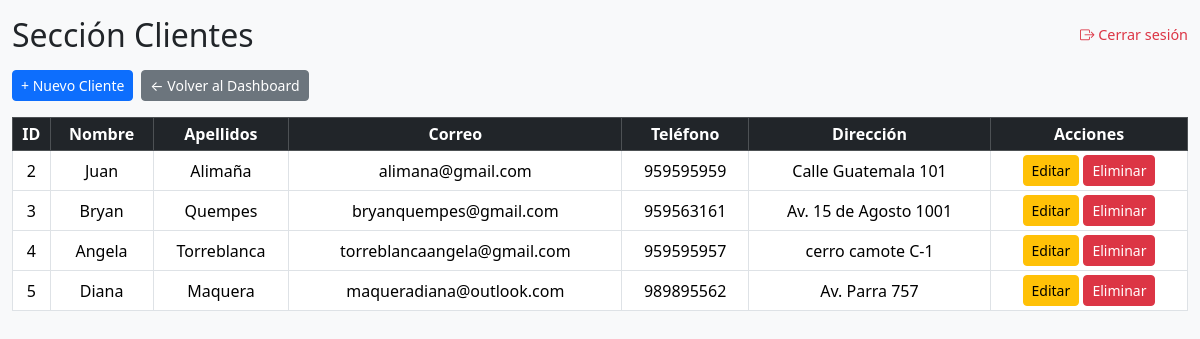
Page /vistas/clientes/index.php (signed in) on the committed database.
### tables this page shows
CREATE TABLE `clientes` (
  `ID_Cliente` int(11) NOT NULL,
  `Nombre` varchar(100) NOT NULL,
  `Apellidos` varchar(100) NOT NULL,
  `Correo` varchar(100) NOT NULL,
  `Telefono` varchar(20) DEFAULT NULL,
  `Direccion` varchar(100) DEFAULT NULL
);

### modelos/Cliente.php (called while the page is built, shortened)
<?php
class Cliente {
    public static function obtenerTodos() {
        $conexion = Conexion::conectar();
        $sql = "SELECT * FROM clientes";
        return $conexion->query($sql)->fetchAll(PDO::FETCH_ASSOC);
    }
}

### vistas/clientes/index.php (the view, shortened to what this page needs)
<?php
require_once(__DIR__ . '/../../modelos/Cliente.php');
$clientes = Cliente::obtenerTodos();
?>
<!DOCTYPE html>
<html lang="es">
<head>
    <link href="https://cdn.jsdelivr.net/npm/bootstrap@5.3.2/dist/css/bootstrap.min.css" rel="stylesheet">
    <link href="https://cdn.jsdelivr.net/npm/bootstrap-icons@1.10.5/font/bootstrap-icons.css" rel="stylesheet">
</head>
<body class="bg-light">
<div class="container-fluid py-3">
    <div class="d-flex justify-content-between align-items-center mb-3">
        <h2 class="m-0">Sección Clientes</h2>
        <a href="../../controladores/logout.php" class="logout-link">
            <i class="bi bi-box-arrow-right"></i> Cerrar sesión
        </a>
    </div>
    <div class="mb-3 d-flex gap-2 flex-wrap">
        <a href="crear.php" class="btn btn-sm btn-primary">+ Nuevo Cliente</a>
        <a href="../dashboard.php" class="btn btn-sm btn-secondary">← Volver al Dashboard</a>
    </div>
    <div class="table-responsive">
        <table class="table table-bordered table-hover table-sm bg-white align-middle text-center">
            <thead class="table-dark">
                <tr>
                    <th>ID</th>
                    <th>Nombre</th>
                    <th>Apellidos</th>
                    <th>Correo</th>
                    <th>Teléfono</th>
                    <th>Dirección</th>
                    <th>Acciones</th>
                </tr>
            </thead>
            <tbody>
                <?php if (!empty($clientes)): ?>
                    <?php foreach ($clientes as $cliente): ?>
                        <tr>
                            <td><?= htmlspecialchars($cliente['ID_Cliente']) ?></td>
                            <td><?= htmlspecialchars($cliente['Nombre']) ?></td>
                            <td><?= htmlspecialchars($cliente['Apellidos']) ?></td>
                            <td><?= htmlspecialchars($cliente['Correo']) ?></td>
                            <td><?= htmlspecialchars($cliente['Telefono']) ?></td>
                            <td><?= htmlspecialchars($cliente['Direccion']) ?></td>
                            <td>
                                <a href="editar.php?id=<?= $cliente['ID_Cliente'] ?>" class="btn btn-sm btn-warning">Editar</a>
                                <a href="../../controladores/clienteControlador.php?accion=eliminar&id=<?= $cliente['ID_Cliente'] ?>"
                                    class="btn btn-danger btn-sm"
                                    onclick="return confirm('¿Estás seguro de que deseas eliminar este cliente?');">
                                    Eliminar
                                    </a>
                            </td>
                        </tr>
                    <?php endforeach; ?>
                <?php else: ?>
                    <tr><td colspan="7">No hay clientes registrados aún.</td></tr>
                <?php endif; ?>
            </tbody>
        </table>
    </div>
</div>
</body>
</html>

### vistas/clientes/index.php (style rules this page uses)
body { overflow-x: hidden; }
.logout-link { text-decoration: none; font-size: 0.9rem; color: #dc3545; }

### rows in the picture
clientes: ID_Cliente "2", Nombre "Juan", Apellidos "Alimaña", Correo "alimana@gmail.com", Telefono "959595959", Direccion "Calle Guatemala 101"
clientes: ID_Cliente "3", Nombre "Bryan", Apellidos "Quempes", Correo "bryanquempes@gmail.com", Telefono "959563161", Direccion "Av. 15 de Agosto 1001"
clientes: ID_Cliente "4", Nombre "Angela", Apellidos "Torreblanca", Correo "torreblancaangela@gmail.com", Telefono "959595957", Direccion "cerro camote C-1"
clientes: ID_Cliente "5", Nombre "Diana", Apellidos "Maquera", Correo "maqueradiana@outlook.com", Telefono "989895562", Direccion "Av. Parra 757"
